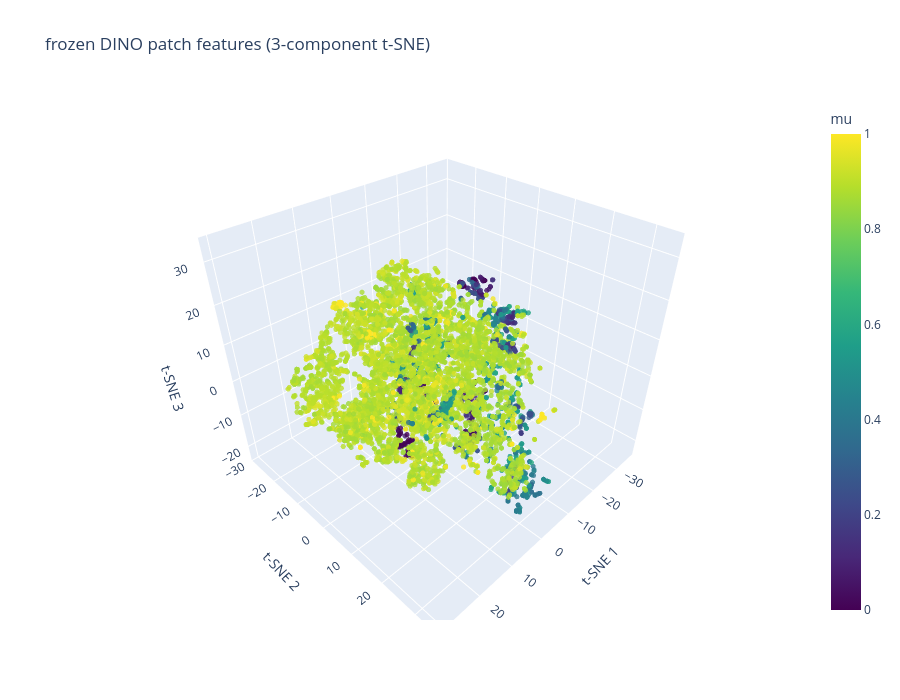

Notebook code for this chart:
### Markdown cell above
## 3-component t-SNE

Nonlinear, preserves local neighborhoods instead of global variance -- can
reveal low-mu clustering that PCA spreads across low-variance directions.

### Code cell
Xs = (X - X.mean(0)) / (X.std(0) + 1e-8)
emb3 = TSNE(n_components=3, init="pca", perplexity=30, random_state=0).fit_transform(Xs)

fig = go.Figure(go.Scatter3d(
    x=emb3[:, 0], y=emb3[:, 1], z=emb3[:, 2],
    mode="markers",
    marker=dict(size=3, color=mu, colorscale="Viridis", opacity=0.8, colorbar=dict(title="mu")),
    text=[f"mission={m}<br>mu={v:.2f}" for m, v in zip(mission, mu)],
    hoverinfo="text",
))
fig.update_layout(
    title="frozen DINO patch features (3-component t-SNE)",
    scene=dict(xaxis_title="t-SNE 1", yaxis_title="t-SNE 2", zaxis_title="t-SNE 3"),
    height=700,
)
fig.show()

### Figure 1 — Plotly figure (JSON) as saved in the notebook; plotly's stock layout.template omitted (floating-point values rounded to 4 significant figures; data arrays with more than 128 entries replaced by an {"elided": "..."} marker saying what was removed)
{"data": [{"hoverinfo": "text", "marker": {"color": {"elided": "7024 float values"}, "colorbar": {"title": {"text": "mu"}}, "colorscale": [[0, "#440154"], [0.1111, "#482878"], [0.2222, "#3e4989"], [0.3333, "#31688e"], [0.4444, "#26828e"], [0.5556, "#1f9e89"], [0.6667, "#35b779"], [0.7778, "#6ece58"], [0.8889, "#b5de2b"], [1, "#fde725"]], "opacity": 0.8, "size": 3}, "mode": "markers", "text": {"elided": "7024 str values"}, "type": "scatter3d", "x": {"elided": "7024 float values"}, "y": {"elided": "7024 float values"}, "z": {"elided": "7024 float values"}}], "layout": {"height": 700, "scene": {"xaxis": {"title": {"text": "t-SNE 1"}}, "yaxis": {"title": {"text": "t-SNE 2"}}, "zaxis": {"title": {"text": "t-SNE 3"}}}, "title": {"text": "frozen DINO patch features (3-component t-SNE)"}}}
